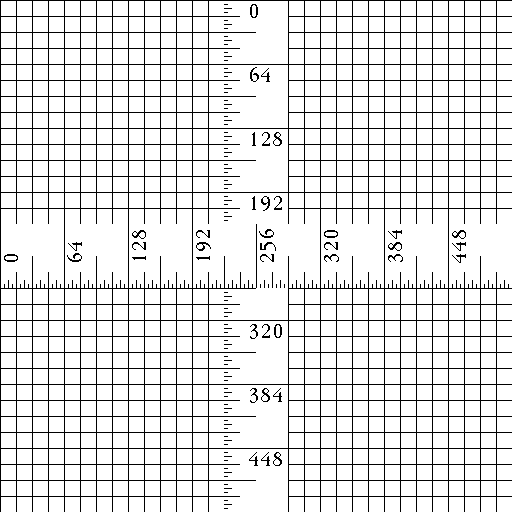
#> input picture opencv-rPi/rpi/pruebas/transformaciones/ruler.512.tiff, 512 x 512 px
$ python pdi_transformaciones13.py
#> lines starting #> are read from the running program, lines starting #| are printed output that depends on the picture
import cv2
import numpy as np
from matplotlib import pyplot as plt

image = cv2.imread('ruler.512.tiff', 1)
#> image is the input picture: shape (512, 512, 3); 89% white; black in thin lines or dots
input = cv2.cvtColor(image, cv2.COLOR_BGR2RGB )
rows, cols, channels = input.shape
#> rows = 512; cols = 512; channels = 3
points1 = np.float32([[0, 0], [400, 0], [0, 400], [400, 400]])
points2 = np.float32([[0,0], [300, 0], [0, 300], [300, 300]])
P = cv2.getPerspectiveTransform(points1, points2)
output = cv2.warpPerspective(input, P, (300, 300))
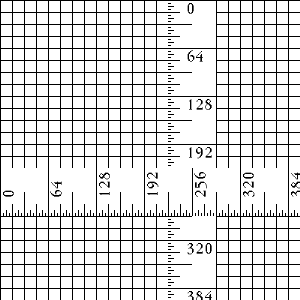
#> output: shape (300, 300, 3); min 0, max 255, mean 219.2

plt.subplot(121)
plt.imshow(input)
plt.title('Input Image')
plt.subplot(122)
plt.imshow(output)
plt.title('Perspective Transform')
plt.show()
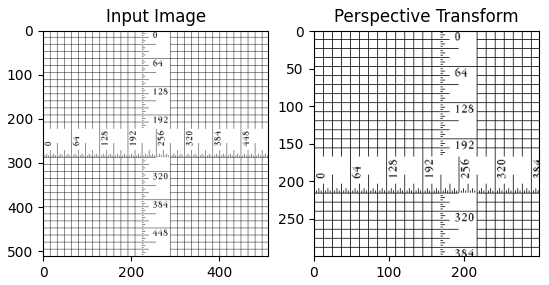
#> figure drawn by matplotlib, 2 panels
